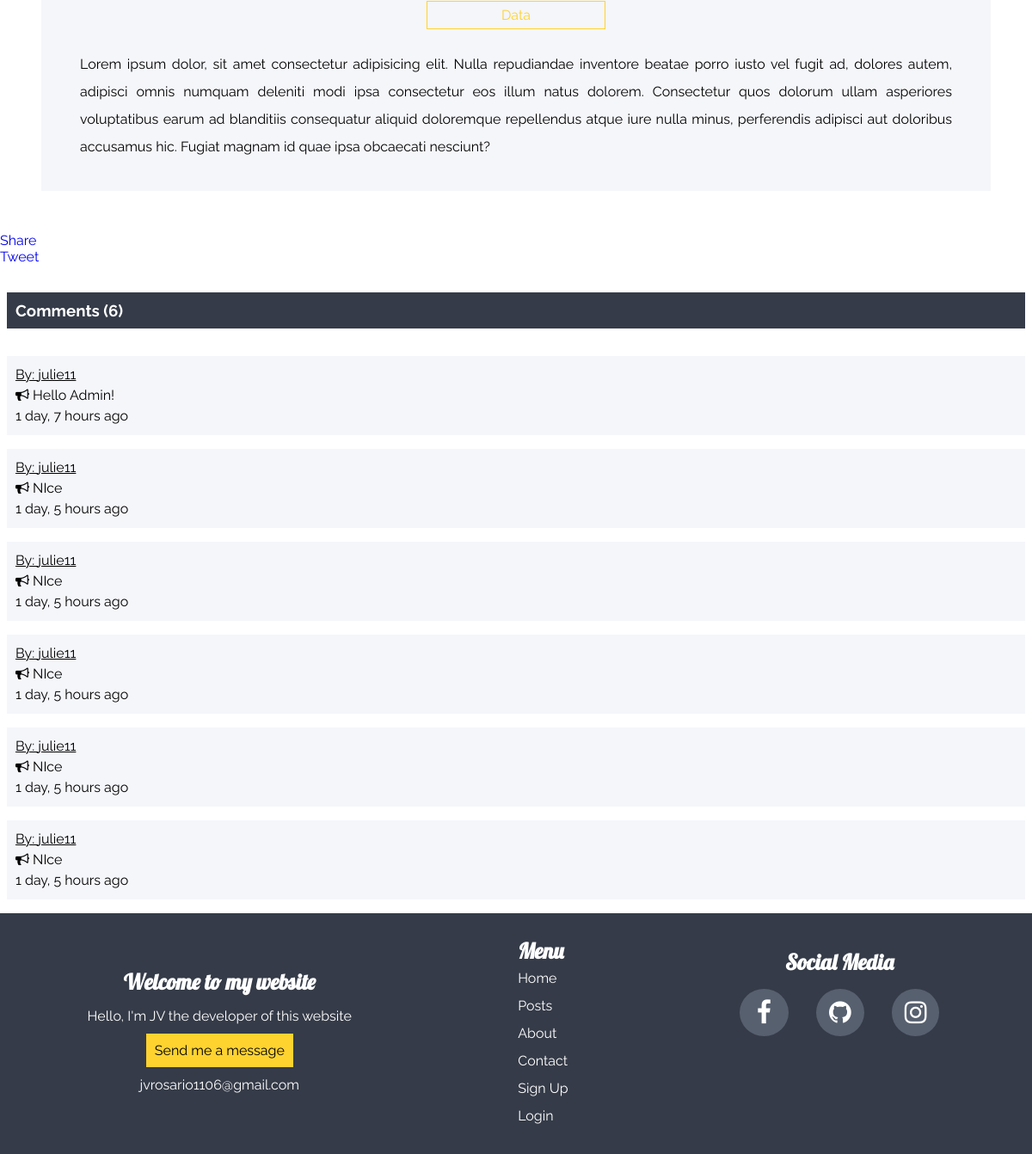
Page /the_project/8/ (lower part) on the earlier database version.
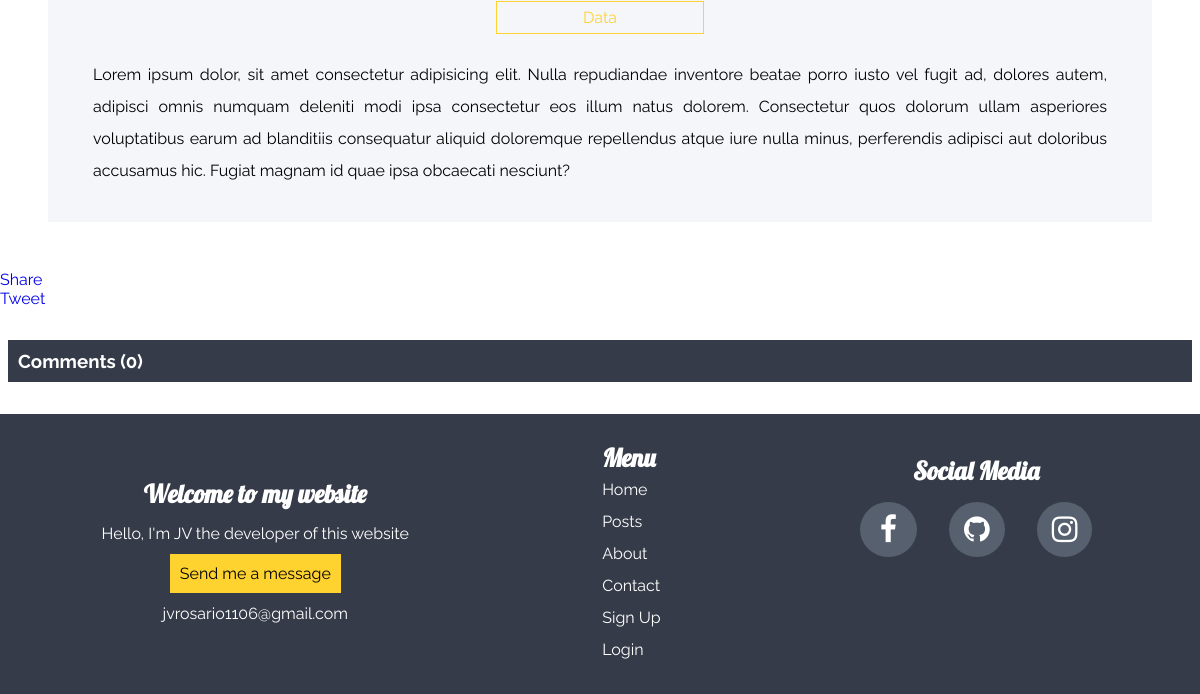
Same page on the later database version.
### blogapp/models.py (models this page shows, shortened)
class Category(models.Model):
    id = HashidAutoField(primary_key=True)
    cat_name = models.CharField(max_length = 200)
    def __str__(self):
        return self.cat_name

class Post(models.Model):
    id = HashidAutoField(primary_key=True)
    title = models.CharField(max_length = 200)
    img = models.ImageField()
    desc = models.TextField()
    author = models.ForeignKey(Author, on_delete=models.CASCADE)
    category = models.ManyToManyField(Category)
    date_created = models.DateTimeField(auto_now_add=True)

class Comment(models.Model):
    id = HashidAutoField(primary_key=True)
    post = models.ForeignKey(Post, on_delete=models.CASCADE)
    user = models.ForeignKey(User, on_delete=models.CASCADE)
    body = models.TextField()
    comment_date = models.DateTimeField(auto_now_add=True)

### blogapp/views.py (the view)
# urls.py: path('the_project/<str:pk>/', views.the_project, name="the_project"),
def the_project(request,pk):
    posts = Post.objects.get(id=pk)
    comments = posts.comment_set.all()
    form = CommentForm()
    if request.method == "POST":
        form = CommentForm(request.POST)
        if form.is_valid():
            comment = form.save(commit=False)
            comment.post = posts
            comment.user = request.user
            comment.save()
    else:
        form = CommentForm()
    content = {
        'posts':posts,
        'form':form,
        'comments':comments
    }
    return render(request, 'blogapp/theproject.html', content)

### blogapp/models.py (called while the page is built)
    def __str__(self):
        return self.name.username

### blogapp/templates/blogapp/theproject.html (shortened to what this page needs)
{% load social_share %}
{% load static %}
{% load widget_tweaks %}
<!DOCTYPE html>
<html lang="en">
<head>
    <link rel="stylesheet" href="{% static '/css/theproject.css' %}">
    <link rel="stylesheet" href="https://cdnjs.cloudflare.com/ajax/libs/font-awesome/4.7.0/css/font-awesome.min.css">
</head>
<body>
    {% include 'blogapp/nav.html' %}
    <div class="main-project">
    <div class="project">
        {% for cat in posts.category.all %}
        <a href="">{{cat}}</a>
        {% endfor %}
        <p class="desc">{{posts.desc}}</p>
    </div>
    <div class="fb-share-button" data-href="{{ request.build_absolute_uri }}" data-layout="button_count" data-size="small"><a target="_blank" href="https://www.facebook.com/sharer/sharer.php?u=https%3A%2F%2Fdevelopers.facebook.com%2Fdocs%2Fplugins%2F&amp;src=sdkpreparse" class="fb-xfbml-parse-ignore">Share</a></div>
    <a class="twitter-share-button"
    href="https://twitter.com/intent/tweet">
    Tweet</a>
    <div class="comment-section">
    <h3>Comment{{comments.count|pluralize}} ({{comments.count}})</h3>
    {% for c in comments%}
    <div class="comment">
        <p class="users">By: {{c.user}}</p>
        <p class="com"><i class="fa fa-bullhorn"></i> {{c.body}}</p>
        <p class="time">{{c.comment_date|timesince}} ago</p>
    </div>
    {% endfor %}
    </div>
    </div>
    {% include 'blogapp/footer.html' %}
</body>
</html>

### blogapp/templates/blogapp/nav.html (shortened to what this page needs)
{% load static %}
<!DOCTYPE html>
<html lang="en">
<head>
    <link rel="stylesheet" href="{% static '/css/nav.css' %}">
</head>
<body>
</body>
</html>

### blogapp/templates/blogapp/footer.html (shortened to what this page needs)
{% load static %}
<!DOCTYPE html>
<html lang="en">
<head>
    <link rel="stylesheet" href="https://cdnjs.cloudflare.com/ajax/libs/font-awesome/4.7.0/css/font-awesome.min.css">
    <link rel="stylesheet" href="{% static '/css/footer.css' %}">
</head>
<body>
    <footer>
      <div class="intro">
        <h3>Welcome to my website</h3>
        <p>Hello, I'm JV the developer of this website</p>
        <a href="{% url 'contact' %}" class="message">Send me a message</a>
        <p>jvrosario1106@gmail.com</p>
      </div>
      <ul class="menu">
        <h3>Menu</h3>
        <li><a href="">Home</a></li>
        <li><a href="">Posts</a></li>
        <li><a href="">About</a></li>
        <li><a href="">Contact</a></li>
        <li><a href="">Sign Up</a></li>
        <li><a href="">Login</a></li>
      </ul>
      <div class="social-media">
        <h3>Social Media</h3>
        <div class="accounts">
          <a href=""><i class="fa fa-facebook"></i></a>
          <a href=""><i class="fa fa-github"></i></a>
          <a href=""><i class="fa fa-instagram"></i></a>
        </div>
      </div>
    </footer>
</body>
</html>

### static/css/theproject.css (style rules this page uses)
.main-project { margin-top:1rem; font-family: 'Raleway', sans-serif; }
.project { background-color: #f5f6fa; }
.project>p { line-height: 2rem; }
.comment-section>h3 { background: #353b48; padding: 10px; color: #fff; margin: 2rem 0rem; }
@media only screen and (min-width:1001px) and (max-width:1200px) { .project { place-items: center; display: grid; grid-template-columns: 30px 1fr 1fr 30px; margin: 3rem; } }
@media only screen and (min-width:1001px) and (max-width:1200px) { .project>a { grid-column: 2/4; width:20%; text-align: center; margin-top: 1rem; padding: 6px 15px; border: 1px solid rgba(254, 211, 48,1.0); color: rgba(254, 211, 48,1.0); } }
@media only screen and (min-width:1001px) and (max-width:1200px) { .project>.desc { grid-column: 2/4; text-align: justify; margin: 10px 0px 20px 0px; padding: 15px; } }
@media only screen and (min-width:1001px) and (max-width:1200px) { .comment-section { margin: 0.5rem; } }

### static/css/nav.css (style rules this page uses)
* { padding: 0; margin: 0; box-sizing: 0; text-decoration: none; }

### static/css/footer.css (style rules this page uses)
* { padding: 0; margin: 0; box-sizing: border-box; text-decoration: none; list-style: none; }
footer { background: #353b48; color: #fff; }
footer { font-family: 'Raleway', sans-serif; }
footer h3 { font-family: 'Lobster', cursive; }
footer a { color: #fff; }
footer .accounts>a { font-size: 30px; background-color: #57606f; padding: 10px 15px; border-radius: 50%; margin-top: 1rem; border: #57606f; }
footer .accounts>a:nth-child(1) { padding: 10px 20px; }
.intro { line-height: 2rem; }
.intro>p { margin: 0px 10px; }
.intro>a { background-color: rgba(254, 211, 48,1.0); padding: 10px; color: #000; }
footer ul { line-height: 2rem; }
@media only screen and (min-width:901px) and (max-width:1900px) { footer { display: flex; justify-content: space-around; align-items: center; height: 280px; font-family: 'Raleway', sans-serif; } }
@media only screen and (min-width:901px) and (max-width:1900px) { footer h3 { font-family: 'Lobster', cursive; font-size: 25px; } }
@media only screen and (min-width:901px) and (max-width:1900px) { .intro { text-align: center; line-height: 2.5rem; } }
@media only screen and (min-width:901px) and (max-width:1900px) { .social-media { margin-bottom: 6rem; } }
@media only screen and (min-width:901px) and (max-width:1900px) { .accounts { display: flex; justify-content: center; align-items: center; } }
@media only screen and (min-width:901px) and (max-width:1900px) { .social-media>h3 { text-align:center ; } }
@media only screen and (min-width:901px) and (max-width:1900px) { .accounts>a { margin: 0rem 1rem; } }

Differences in the rows shown:
removed Comment: user "julie11", body "Hello Admin!", comment_date "1 day, 7 hours"
removed Comment: user "julie11", body "NIce", comment_date "1 day, 5 hours"
removed Comment: user "julie11", body "NIce", comment_date "1 day, 5 hours"
removed Comment: user "julie11", body "NIce", comment_date "1 day, 5 hours"
removed Comment: user "julie11", body "NIce", comment_date "1 day, 5 hours"
removed Comment: user "julie11", body "NIce", comment_date "1 day, 5 hours"
Other differences:
{{ comments.count }}: "6" → "0"
